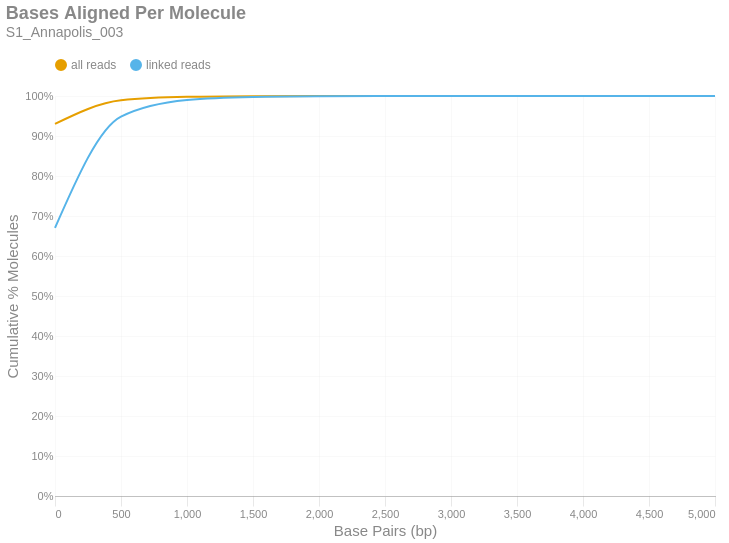

The notebook cell this image was saved under:
### Markdown cell above
### Bases Aligned Per Molecule
This is a cumulative frequency distribution showing the number of base pairs aligned per unique molecule. These data are shown in 500 bp bins. There are two distributions: one with `all reads` (yellow) and another with only `linked reads` (blue). The percent of molecules in the `linked reads` distribution is relative to the total number of linked molecules.

### Code cell
if SKIPLR:
    print_html(f"Skipped")
else:
    binned_df = consolidated_hist(valids['aligned_bp'], mask, 500, True)
    with SafeRender(binned_df):
        (
            density_plot(binned_df, 'Bases Aligned Per Molecule', samplename, 'basesper')
            .encode(
                x=alt.X('bin:Q', title="Base Pairs (bp)").axis(tickMinStep=500).scale(padding=0),
                y=alt.Y('value:Q', title='Cumulative % Molecules')
                    .axis(format='%')
                    .scale(domain = [0,1])
                    .stack(False),
                color=alt.Color("key:N").scale(domain = ["all reads", "linked reads"]),
                tooltip = [
                    alt.Tooltip("key:N", title = "Data Type"),
                    alt.Tooltip("range_label:N", title="Bases Aligned Per Molecule"),
                    alt.Tooltip("value:Q", format = ".2%", title="% Molecules (Cum.)")
                ]
            )
        ).display()

### Figure 1 — Vega-Lite specification as saved in the notebook (floating-point values rounded to 4 significant figures)
{"width": "container", "height": 400, "config": {"title": {"anchor": "start", "dy": -15, "fontSize": 18, "color": "#888888", "subtitleColor": "#888888", "subtitleFontSize": 14}, "arc": {"fill": "#0072B2"}, "axis": {"domainColor": "#888888", "domainWidth": 0.5, "gridWidth": 0.2, "grid": false, "titleFontWeight": 400, "titleFontSize": 15, "labelFontSize": 11, "labelColor": "#888888", "tickColor": "#888888", "tickWidth": 0.2, "titleColor": "#888888"}, "axisBand": {"grid": false}, "axisX": {"grid": true, "tickSize": 10, "domainCap": "round"}, "axisY": {"domain": false, "grid": true, "tickSize": 0, "domainCap": "round"}, "background": "transparent", "header": {"labelFontSize": 15, "labelColor": "#888888", "titleFontSize": 15, "titleFontWeight": 600, "titleColor": "#888888"}, "legend": {"labelFont": "sans-serif", "labelFontSize": 12, "labelColor": "#888888", "symbolSize": 100, "symbolType": "circle", "titleFontSize": 12, "titlePadding": 10, "titleColor": "#888888", "title": null, "orient": "top"}, "range": {"category": ["#E69F00", "#56B4E9", "#009E73", "#F0E442", "#0072B2", "#D55E00", "#CC79A7", "#000000"], "diverging": ["#cfe8f3", "#a2d4ec", "#73bfe2", "#46abdb", "#1696d2", "#12719e"]}, "area": {"fill": "#0072B2", "fillOpacity": 0.7, "line": true, "strokeOpacity": 0.7}, "line": {"color": "#0072B2", "stroke": "#0072B2", "strokeWidth": 2}, "trail": {"color": "#0072B2", "stroke": "#0072B2", "strokeWidth": 0, "size": 1}, "point": {"filled": true, "fillOpacity": 1.0, "size": 95}, "text": {"color": "#888888", "fontSize": 11, "align": "right", "fontWeight": 400, "size": 11}, "bar": {"fill": "#0072B2", "stroke": null}, "view": {"stroke": null, "continuousWidth": 660, "continuousHeight": 400}}, "data": {"name": "data-7a7483d5c5981db7f7db755e6f8f56e6"}, "mark": {"type": "line", "interpolate": "monotone", "point": {"opacity": 0, "size": 275}}, "encoding": {"color": {"field": "key", "scale": {"domain": ["all reads", "linked reads"]}, "type": "nominal"}, "tooltip": [{"field": "key", "title": "Data Type", "type": "nominal"}, {"field": "range_label", "title": "Bases Aligned Per Molecule", "type": "nominal"}, {"field": "value", "format": ".2%", "title": "% Molecules (Cum.)", "type": "quantitative"}], "x": {"axis": {"tickMinStep": 500}, "field": "bin", "scale": {"padding": 0}, "title": "Base Pairs (bp)", "type": "quantitative"}, "y": {"axis": {"format": "%"}, "field": "value", "scale": {"domain": [0, 1]}, "stack": false, "title": "Cumulative % Molecules", "type": "quantitative"}}, "params": [{"name": "param_c36ac31b6afebe62", "select": {"type": "point", "fields": ["key"]}, "bind": "legend"}], "title": {"text": "Bases Aligned Per Molecule", "subtitle": "S1_Annapolis_003"}, "transform": [{"fold": ["all reads (cumsum)", "linked reads (cumsum)"]}, {"calculate": "replace(datum.key, ' (cumsum)', '')", "as": "key"}, {"filter": {"param": "param_c36ac31b6afebe62"}}], "usermeta": {"embedOptions": {"downloadFileName": "S1_Annapolis_003.basesper"}}, "$schema": "https://vega.github.io/schema/vega-lite/v6.1.0.json", "datasets": {"data-7a7483d5c5981db7f7db755e6f8f56e6": [{"bin": "0.0", "interval": "0.0-500.0", "all reads": 0.9303, "linked reads": 0.6703, "all reads (cumsum)": 0.9303, "linked reads (cumsum)": 0.6703, "range_label": "0-499"}, {"bin": "500.0", "interval": "500.0-1000.0", "all reads": 0.05892, "linked reads": 0.2782, "all reads (cumsum)": 0.9892, "linked reads (cumsum)": 0.9485, "range_label": "500-999"}, {"bin": "1000.0", "interval": "1000.0-1500.0", "all reads": 0.008731, "linked reads": 0.0416, "all reads (cumsum)": 0.9979, "linked reads (cumsum)": 0.9901, "range_label": "1000-1499"}, {"bin": "1500.0", "interval": "1500.0-2000.0", "all reads": 0.001608, "linked reads": 0.007684, "all reads (cumsum)": 0.9995, "linked reads (cumsum)": 0.9978, "range_label": "1500-1999"}, {"bin": "2000.0", "interval": "2000.0-2500.0", "all reads": 0.0003532, "linked reads": 0.001688, "all reads (cumsum)": 0.9999, "linked reads (cumsum)": 0.9995, "range_label": "2000-2499"}, {"bin": "2500.0", "interval": "2500.0-3000.0", "all reads": 8.116e-05, "linked reads": 0.0003879, "all reads (cumsum)": 1.0, "linked reads (cumsum)": 0.9998, "range_label": "2500-2999"}, {"bin": "3000.0", "interval": "3000.0-3500.0", "all reads": 2.417e-05, "linked reads": 0.0001155, "all reads (cumsum)": 1.0, "linked reads (cumsum)": 1.0, "range_label": "3000-3499"}, {"bin": "3500.0", "interval": "3500.0-4000.0", "all reads": 5.699e-06, "linked reads": 2.724e-05, "all reads (cumsum)": 1.0, "linked reads (cumsum)": 1.0, "range_label": "3500-3999"}, {"bin": "4000.0", "interval": "4000.0-4500.0", "all reads": 2.216e-06, "linked reads": 1.059e-05, "all reads (cumsum)": 1.0, "linked reads (cumsum)": 1.0, "range_label": "4000-4499"}, {"bin": "4500.0", "interval": "4500.0-5000.0", "all reads": 1.055e-06, "linked reads": 5.045e-06, "all reads (cumsum)": 1.0, "linked reads (cumsum)": 1.0, "range_label": "4500-4999"}, {"bin": "5000.0", "interval": "5000.0-5500.0", "all reads": 1.055e-07, "linked reads": 5.045e-07, "all reads (cumsum)": 1.0, "linked reads (cumsum)": 1.0, "range_label": "5000-5499"}]}}
